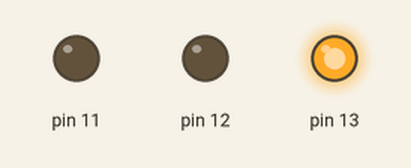
Bench run of a sketch on a simulated Arduino Uno, built with avr-gcc and run on an emulated ATmega328P. Shown: output pins drawn as LEDs (lit = HIGH).

Above: at 0.5 s.
At 1.2 s:
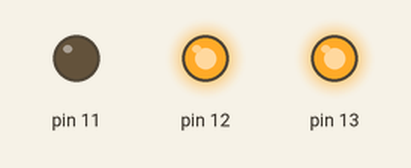
At 2.12 s:
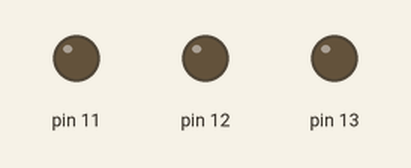
At 4.0 s:
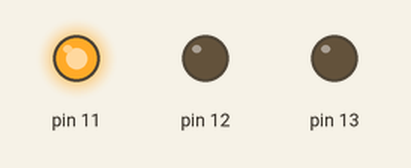
Timing chart, 0 to 4.9 s (numbered marks = the images above):
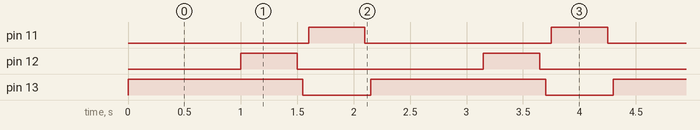

The sketch:

sketch1016402.ino
```cpp
void setup() {
  // initialize the digital pin as an output:
  pinMode(13, OUTPUT);
  // initialize the digital pin as an output:
  pinMode(12, OUTPUT);
  // initialize the digital pin as an output:
  pinMode(11, OUTPUT);
}

void loop() {
  digitalWrite(13, HIGH);
  delay(500);
  digitalWrite(13, HIGH);
  delay(500);
  digitalWrite(12, HIGH);
  delay(500);
  digitalWrite(12, LOW);
  delay(50);
  digitalWrite(13, LOW);
  delay(50);
  digitalWrite(11, HIGH);
  delay (500);
  digitalWrite(11, LOW);
  delay(50);
}
```

Measured:
- by itself, pin 11, pin 12: alternates HIGH for 0.50 s and LOW for 1.7 s
- by itself, pin 13: alternates HIGH for 1.6 s and LOW for 0.60 s
- by itself, everything shown: repeats every 2.2 s, in 6 steps
